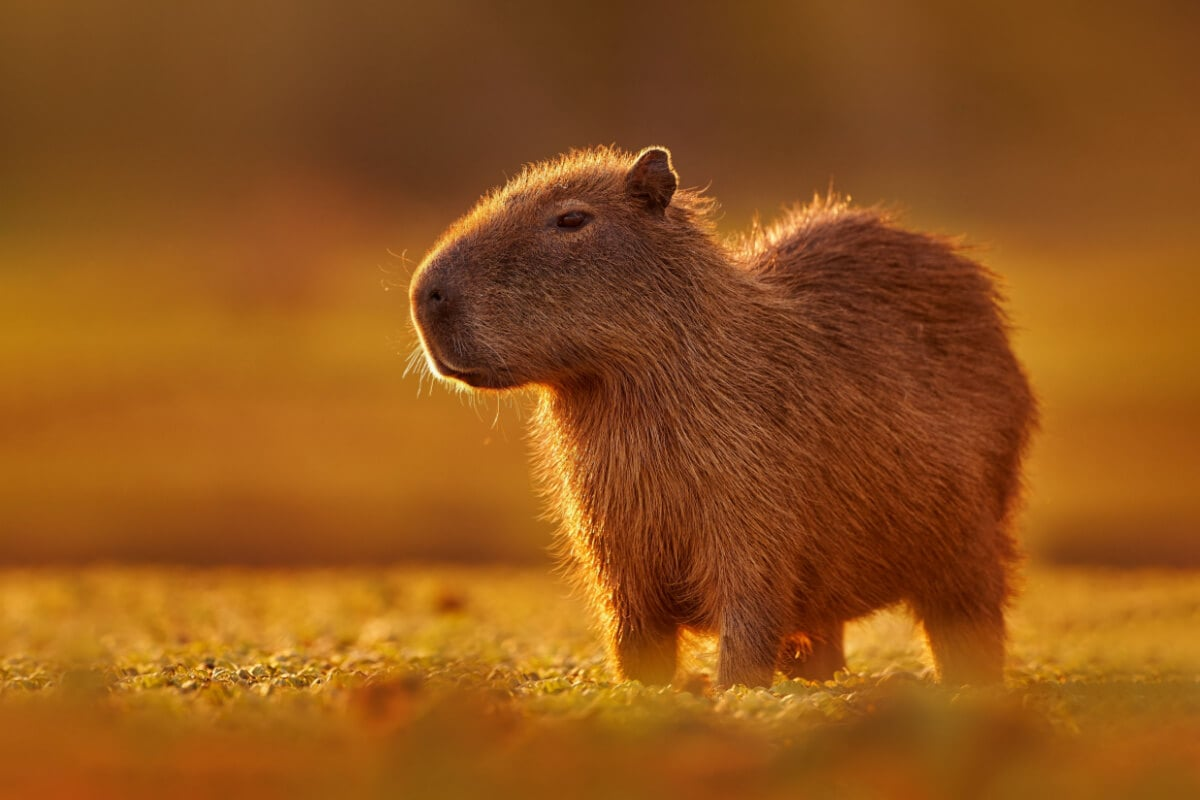
#> input picture capybara.jpg, 1200 x 800 px, found by its file name
$ jupyter execute image_dimension.ipynb   (shell and % lines are left out)
#> lines starting #> are read from the running program, lines starting #| are printed output that depends on the picture; after the words box and inside, x2 and y2 are one past the last pixel; in counts of white or black regions, pixels touching at a corner belong together
[cell 1]
import numpy as np
import matplotlib.pyplot as plt
from PIL import Image

[cell 2]
def rgb_to_grayscale(image_array):
    """
    Converte uma imagem RGB para níveis de cinza usando a fórmula de luminância.
    Fórmula: Y = 0.299*R + 0.587*G + 0.114*B
    """
    # Verifica se a imagem tem 3 canais (RGB)
    if len(image_array.shape) == 3:
        # Aplica os pesos para cada canal de cor
        grayscale = (image_array[:, :, 0] * 0.299 +
                    image_array[:, :, 1] * 0.587 +
                    image_array[:, :, 2] * 0.114)
    else:
        # Se já estiver em escala de cinza, retorna como está
        grayscale = image_array

    # Garante que os valores estejam entre 0 e 255
    grayscale = np.clip(grayscale, 0, 255).astype(np.uint8)

    return grayscale

def grayscale_to_binary(grayscale_array, threshold=127):
    """
    Converte uma imagem em escala de cinza para binária (preto e branco).
    Pixels acima do threshold ficam brancos (255), abaixo ficam pretos (0).
    """
    binary = np.where(grayscale_array > threshold, 255, 0).astype(np.uint8)
    return binary

def otsu_threshold(grayscale_array):
    """
    Calcula o threshold ótimo usando o método de Otsu.
    Este método encontra automaticamente o melhor valor de threshold.
    """
    # Calcula o histograma
    hist, _ = np.histogram(grayscale_array.flatten(), bins=256, range=(0, 256))

    # Normaliza o histograma
    hist = hist.astype(float)
    hist /= hist.sum()

    # Calcula a variância entre classes para cada threshold possível
    max_variance = 0
    best_threshold = 0

    for t in range(256):
        # Probabilidades das duas classes
        w0 = np.sum(hist[:t])
        w1 = np.sum(hist[t:])

        if w0 == 0 or w1 == 0:
            continue

        # Médias das duas classes
        mu0 = np.sum(np.arange(t) * hist[:t]) / w0
        mu1 = np.sum(np.arange(t, 256) * hist[t:]) / w1

        # Variância entre classes
        variance = w0 * w1 * (mu0 - mu1) ** 2

        if variance > max_variance:
            max_variance = variance
            best_threshold = t

    return best_threshold

def process_image(image_path):
    """
    Processa a imagem: carrega, converte para cinza e binariza.
    """
#> called with image_path = 'image-dimension/capybara.jpg'
    try:
        # Carrega a imagem
        image = Image.open(image_path)
#> image is the input picture: PIL image 1200x800 RGB; mean R, G, B 146, 84, 25.2

        # Converte para array numpy
        image_array = np.array(image)

        print(f"Imagem carregada: {image_array.shape}")
#| Imagem carregada: (800, 1200, 3)
        print(f"Tipo de dados: {image_array.dtype}")
#| Tipo de dados: uint8

        # Converte para escala de cinza
        grayscale = rgb_to_grayscale(image_array)
#> in rgb_to_grayscale, `grayscale = (image_array[:, :, 0] * 0.299 + image_array[:, :, 1] * 0.5..`:
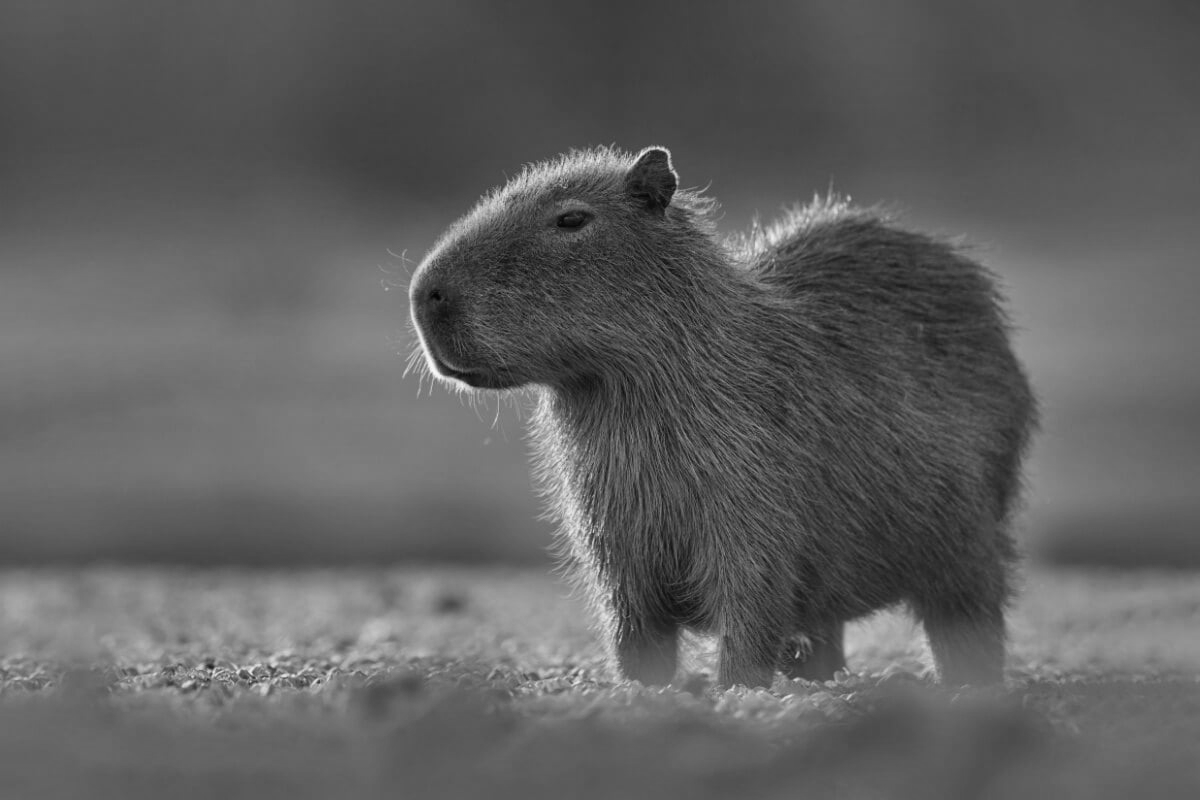
#> grayscale: shape (800, 1200) float64; min 4.19, max 251.2, mean 95.8
        print(f"Imagem em cinza: {grayscale.shape}")
#| Imagem em cinza: (800, 1200)

        # Calcula threshold automático usando Otsu
        auto_threshold = otsu_threshold(grayscale)
#> in otsu_threshold, `hist, _ = np.histogram(grayscale_array.flatten(), bins=256, range=(0, ..`: hist = 256 values, max 23583 at index 81, min 0 at index 0, mean 3750
#> in otsu_threshold, `hist /= hist.sum()`: hist = 256 values, max 0.0246 at index 81, min 0 at index 0, mean 0.00391
#> the loop in otsu_threshold, `for t in range(256):` made 256 passes
#> (w0, w1, mu0, mu1, variance, max_variance) on passes 6 to 17: (9.37e-06, 1, 4, 95.31, 0.0782, 0.0782), (1.35e-05, 1, 4.31, 95.31, 0.112, 0.112), (1.98e-05, 1, 4.84, 95.31, 0.162, 0.162), (2.4e-05, 1, 5.22, 95.31, 0.194, 0.194), (3.23e-05, 1, 5.94, 95.31, 0.258, 0.258), (4.69e-05, 1, 6.89, 95.31, 0.366, 0.366), (7.29e-05, 1, 8, 95.31, 0.556, 0.556), (9.48e-05, 1, 8.69, 95.31, 0.711, 0.711), (0.000111, 1, 9.19, 95.31, 0.827, 0.827), (0.000127, 1, 9.66, 95.32, 0.932, 0.932), (0.000157, 1, 10.49, 95.32, 1.13, 1.13), (0.00018, 1, 11.06, 95.32, 1.28, 1.28)
#> (w0, w1) on passes 1 to 5: (0, 1), (0, 1), (0, 1), (0, 1), (0, 1)
#> after the loop in otsu_threshold, `for t in range(256):`: best_threshold = 102; max_variance = 521.4
#> auto_threshold = 102
        print(f"Threshold automático (Otsu): {auto_threshold}")
#| Threshold automático (Otsu): 102

        # Converte para binária usando threshold automático
        binary_auto = grayscale_to_binary(grayscale, auto_threshold)
#> in grayscale_to_binary, `binary = np.where(grayscale_array > threshold, 255, 0).astype(np.uint8)`:
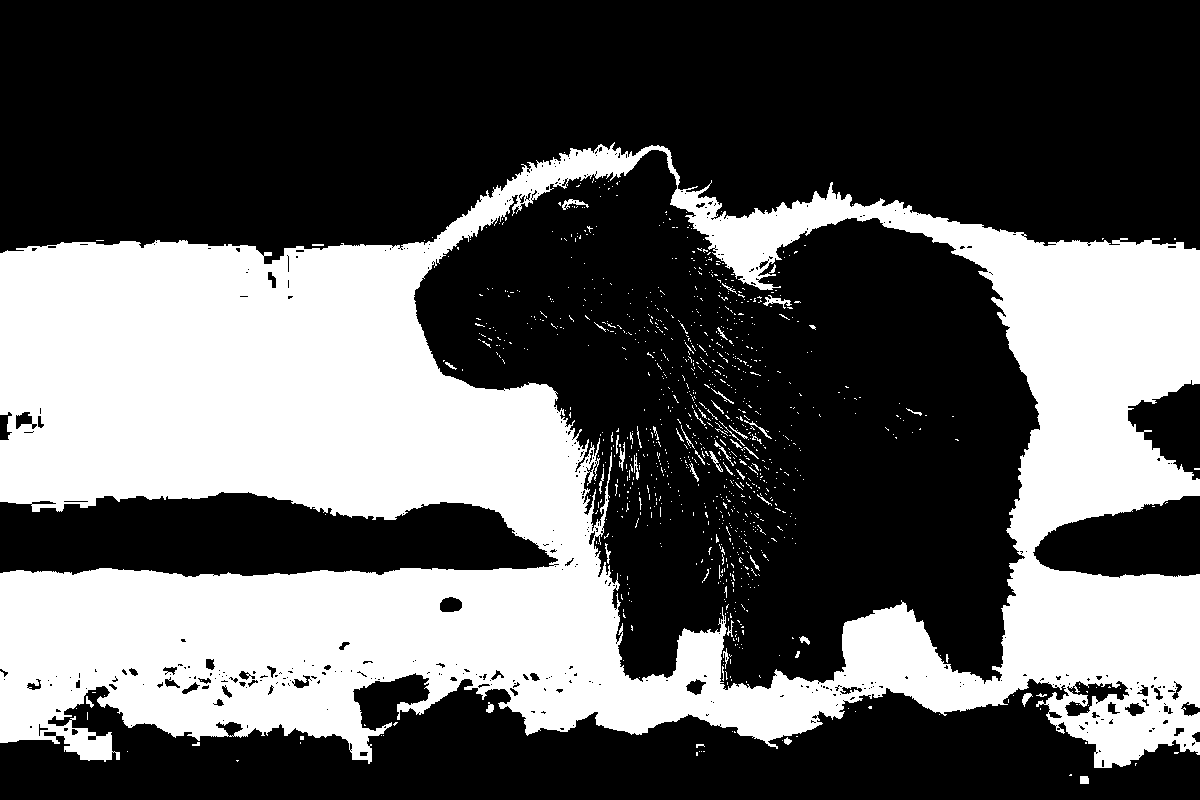
#> binary: shape (800, 1200); 36% white; 1000 white regions (948 under 20 px), largest, box (x1, y1, x2, y2) and area: (0, 142, 1200, 768) 340577, (763, 295, 792, 309) 140, (562, 199, 589, 210) 113

        # Converte para binária usando threshold fixo (127)
        binary_fixed = grayscale_to_binary(grayscale, 127)
#> call 2 of grayscale_to_binary, with threshold = 127
#> in grayscale_to_binary (call 2), `binary = np.where(grayscale_array > threshold, 255, 0).astype(np.uint8)`:
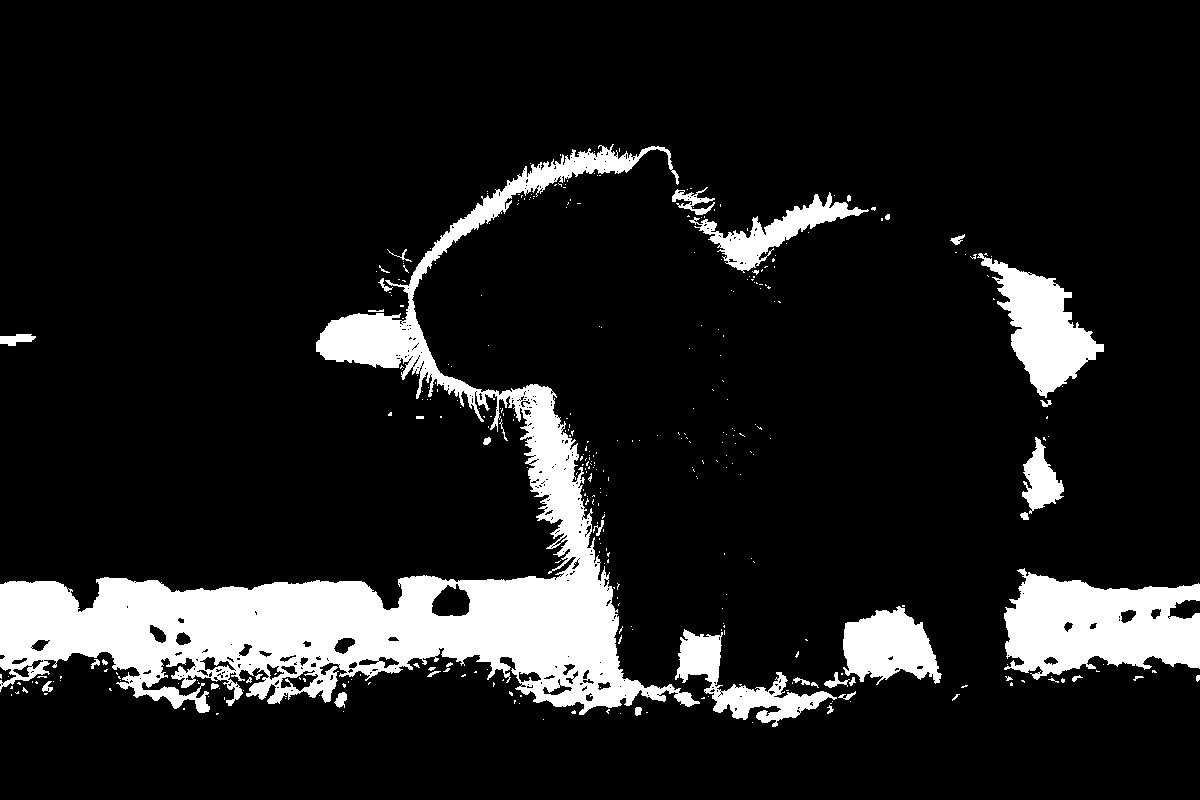
#> binary: shape (800, 1200); 12.1% white; 352 white regions (309 under 20 px), largest, box (x1, y1, x2, y2) and area: (0, 144, 700, 715) 75297, (1004, 568, 1200, 680) 14819, (977, 253, 1104, 398) 7583

        return image_array, grayscale, binary_auto, binary_fixed, auto_threshold

    except Exception as e:
        print(f"Erro ao processar a imagem: {e}")
        return None

def show_images(original, grayscale, binary_auto, binary_fixed, auto_threshold):
    """
    Exibe as imagens lado a lado para comparação.
    """
    fig, axes = plt.subplots(2, 2, figsize=(15, 12))
    fig.suptitle('Processamento de Imagem: Original → Cinza → Binária', fontsize=16)

    # Imagem original
    axes[0, 0].imshow(original)
    axes[0, 0].set_title('Imagem Original (RGB)')
    axes[0, 0].axis('off')

    # Imagem em escala de cinza
    axes[0, 1].imshow(grayscale, cmap='gray')
    axes[0, 1].set_title('Escala de Cinza (0-255)')
    axes[0, 1].axis('off')

    # Imagem binária com threshold automático
    axes[1, 0].imshow(binary_auto, cmap='gray')
    axes[1, 0].set_title(f'Binária - Threshold Automático ({auto_threshold})')
    axes[1, 0].axis('off')

    # Imagem binária com threshold fixo
    axes[1, 1].imshow(binary_fixed, cmap='gray')
    axes[1, 1].set_title('Binária - Threshold Fixo (127)')
    axes[1, 1].axis('off')

    plt.tight_layout()
    plt.show()

def show_histogram(grayscale, threshold):
    """
    Mostra o histograma da imagem em escala de cinza com o threshold marcado.
    """
    plt.figure(figsize=(10, 6))
    plt.hist(grayscale.flatten(), bins=256, range=(0, 256), alpha=0.7, color='gray')
    plt.axvline(x=threshold, color='red', linestyle='--', linewidth=2,
                label=f'Threshold = {threshold}')
    plt.title('Histograma da Imagem em Escala de Cinza')
    plt.xlabel('Intensidade do Pixel')
    plt.ylabel('Frequência')
    plt.legend()
    plt.grid(True, alpha=0.3)
    plt.show()

if __name__ == "__main__":
    # Substitua pelo caminho da sua imagem
    image_path = "image-dimension/capybara.jpg"

    print("Processando imagem...")
    result = process_image(image_path)
#> result = 5 items

    if result is not None:
        original, grayscale, binary_auto, binary_fixed, auto_threshold = result
#> auto_threshold = 102

        # Mostra estatísticas das imagens
        print("\n=== Estatísticas ===")
        print(f"Original - Min: {original.min()}, Max: {original.max()}")
#| Original - Min: 0, Max: 255
        print(f"Cinza - Min: {grayscale.min()}, Max: {grayscale.max()}")
#| Cinza - Min: 4, Max: 251
        print(f"Binária (auto) - Valores únicos: {np.unique(binary_auto)}")
#| Binária (auto) - Valores únicos: [  0 255]
        print(f"Binária (fixo) - Valores únicos: {np.unique(binary_fixed)}")
#| Binária (fixo) - Valores únicos: [  0 255]

        # Exibe as imagens
        show_images(original, grayscale, binary_auto, binary_fixed, auto_threshold)
#> in show_images, `plt.show()`:
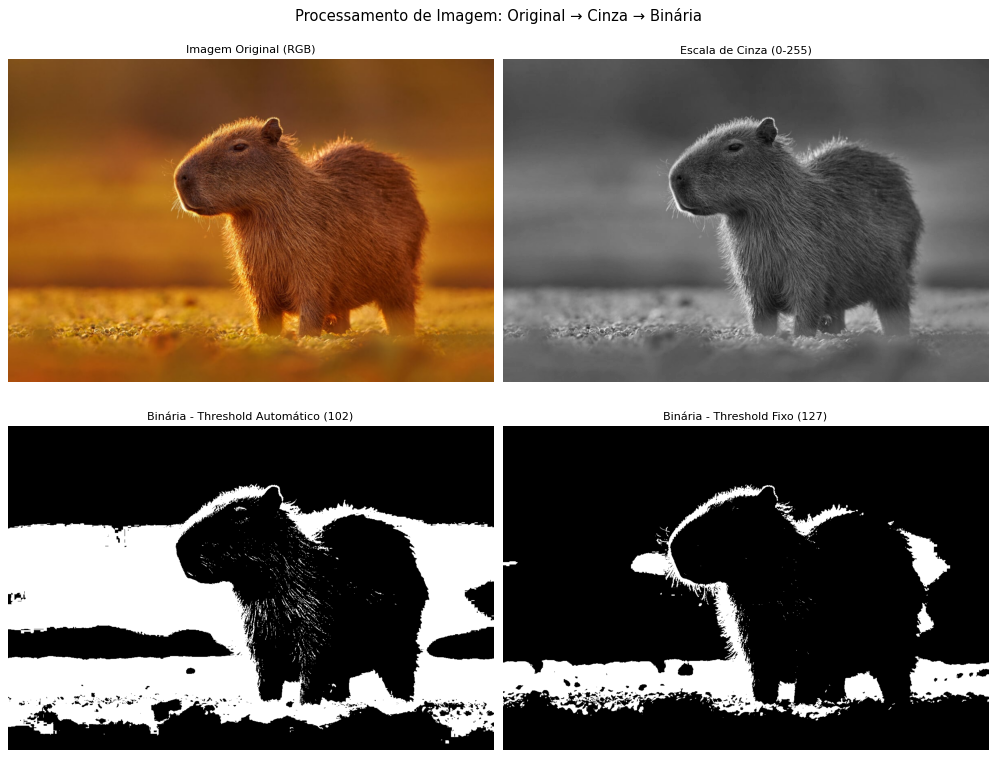
#> figure drawn by matplotlib, 4 panels

        # Mostra o histograma
        show_histogram(grayscale, auto_threshold)
#> in show_histogram, `plt.show()`:
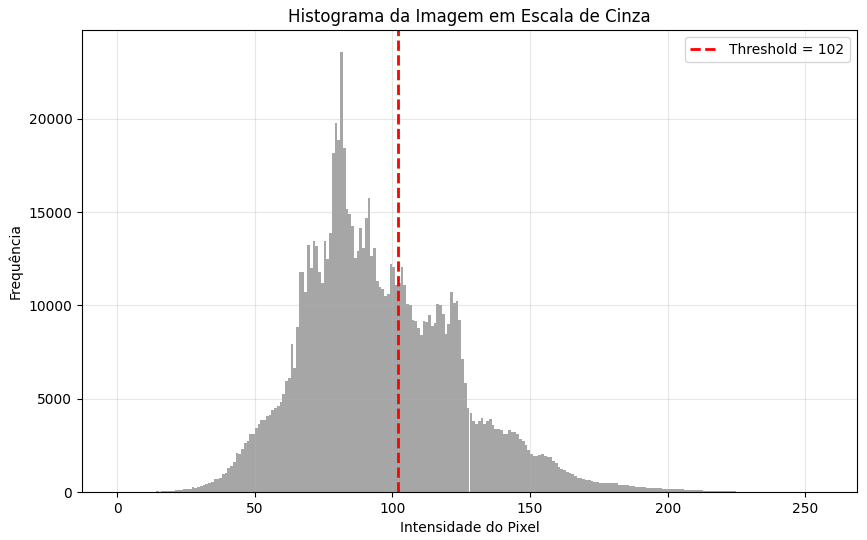
#> figure drawn by matplotlib, 1 panel; tallest bar 23583 high, from x = 81 to 82

        print("Processamento concluído!")
    else:
        print("Falha no processamento da imagem.")
